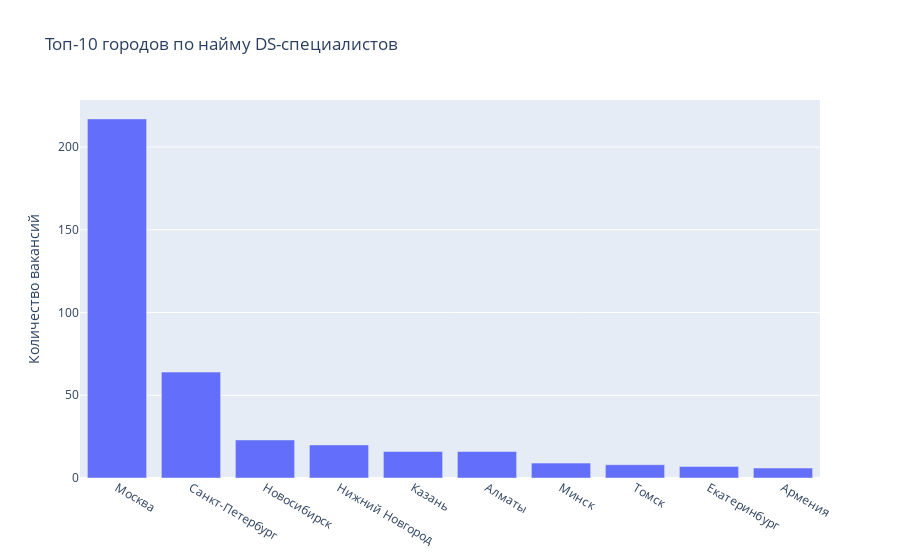

Notebook code cell kept with this figure:
### Markdown cell above
![Bar](data/image-1.png "DS vacancies by company")

### Code cell
# Дополнительное исследование
# Давайте узнаем, в каких городах наибольший спрос на специалистов DS (топ-10)
additional_query_2 = text(
'''
SELECT
    a.name,
	COUNT(*)
FROM vacancies AS v
LEFT JOIN areas AS a ON a.id = v.area_id
WHERE ((LOWER(v.name) LIKE '%data scientist%') OR (LOWER(v.name) LIKE '%data science%') OR
      (LOWER(v.name) LIKE '%исследователь данных%') OR (LOWER(v.name) LIKE '%machine learning%') OR
      (LOWER(v.name) LIKE '%машинн%обучен%') OR (v.name LIKE '%ML%')) AND (NOT v.name LIKE '%HTML%')
GROUP BY a.name
ORDER BY 2 DESC
LIMIT 10
'''
)
pop_cities = pd.read_sql_query(additional_query_2, connection)
fig = go.Figure()
fig.add_trace(go.Bar(x=pop_cities['name'], y=pop_cities['count']))
fig.update_layout(title='Топ-10 городов по найму DS-специалистов')
fig.update_yaxes(title = 'Количество вакансий')
fig.show()

### Figure 1 — Plotly figure (JSON) as saved in the notebook; plotly's stock layout.template omitted (floating-point values rounded to 4 significant figures)
{"data": [{"type": "bar", "x": ["Москва", "Санкт-Петербург", "Новосибирск", "Нижний Новгород", "Казань", "Алматы", "Минск", "Томск", "Екатеринбург", "Армения"], "y": [217, 64, 23, 20, 16, 16, 9, 8, 7, 6]}], "layout": {"title": {"text": "Топ-10 городов по найму DS-специалистов"}, "yaxis": {"title": {"text": "Количество вакансий"}}}}
